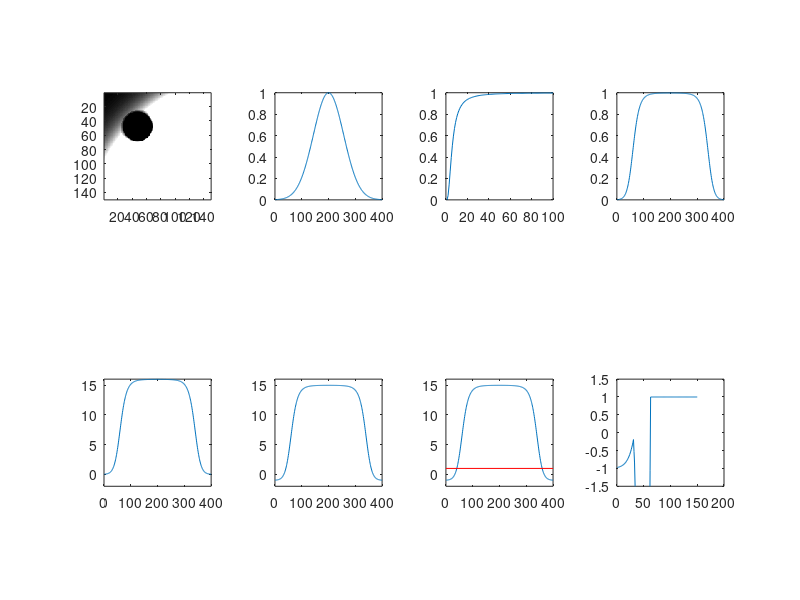

The MATLAB script that drew this image:
%
% 10-9-2013 note save 'sta2' as model V1 cell RF
%
% source: http://www.icn.ucl.ac.uk/courses/MATLAB-Tutorials/Elliot_Freeman/html/gabor_tutorial.html
%close all
clear all

nW = 2; %n of Sun
L50W = .05; %L50 of Sun (originally 0.1) try 0.01
amp = 16; %saturation of Sun (originally 32) try 4.5
ampB=1; %saturation of Linear Venus 
ampBNL=-16; %saturation of Nonlinear Venus (originally -15)
nB =1; %n of Venus
L50B = 0.05; %L50 of Venus

pix_per_deg=18/8; %/8 for Hartley8
s1=linspace(0,2*pi,100);

%%
%============================================
% white Gauss
imSize = 400;    % image size: n X n
lamda = imSize*2*2;     % wavelength (number of pixels per cycle)
theta = 0;    % grating orientation
sigma = 80;    % gaussian standard deviation in pixels
phase = 0.25;    % phase (0 -> 1)
trim = .05;    % trim off gaussian values smaller than this

%%
%=======make linear ramp
X = 1:imSize;             % X is a vector from 1 to imageSize
X0 = (X / imSize) - .5;    % rescale X -> -.5 to .5

%%
%=============Now make a 2D grating
% Start with a 2D ramp use meshgrid to make 2 matrices with ramp values across columns (Xm) or across rows (Ym) respectively

[Xm Ym] = meshgrid(X0, X0);             % 2D matrices
% imagesc( [ Xm Ym ] );                   % display Xm and Ym
% colorbar; axis on                      % add colour bar to see values

%%
%=============Make 2D gaussian blob
s = sigma / imSize;                     % gaussian width as fraction of imageSize
gaussW = exp( -(((Xm.^2)+(Ym.^2)) ./ (2* s^2)) ); % formula for 2D gaussian
curveW = diag(gaussW);
figure(1);subplot(2,4,2); plot(curveW);colormap(gray); axis square;                   % display
%axis on; axis image;     % use gray colormap

%%
%NONLINEARITY gaussW
% nW = 2.2;
% L50W = 0.1;
gaussWNL= (gaussW.^nW)./(L50W^nW+gaussW.^nW);
nonlinear = linspace(0,1,100);
nonlinear = (nonlinear.^nW)./(L50W^nW+nonlinear.^nW);
% curveNL = diag(nonlinear);
subplot(2,4,3); plot(nonlinear);colormap(gray); axis square;
subplot(2,4,4); plot(diag(gaussWNL)); colormap(gray); axis square;
temp = [1 100];
%figure(2);plot(temp.^nW)./(L50W^nW+temp.^nW);% ylim([-2 30]); axis square;

%%
% ==========================================
% black Gauss
% imSize = 48;    % image size: n X n
% lamda = 96*2;     % wavelength (number of pixels per cycle)
% theta = 0;    % grating orientation
sigma = 7;    % gaussian standard deviation in pixels (originally 3)
phase = 0.75;    % phase (0 -> 1)
trim = .05;    % trim off gaussian values smaller than this
x_pos=102; % centr pos =24,24
y_pos=102;

%gaussW=(gaussW*amp)-1;
%gaussWNL=gaussWNL*2;
gaussWNL=(gaussWNL*amp);
curve10 = diag(gaussWNL);
subplot(2,4,5); plot(curve10); axis square;ylim ([-2, 16]);
gaussWNL= gaussWNL -1;
curve = diag(gaussWNL);
subplot(2,4,6);plot(curve); ylim([-2 30]); axis square; ylim([-2,16]);
subplot(2,4,7);plot(curve); ylim([-2 30]); axis square; ylim([-2,16]);
hold on;
plot([0 400],[1 1],'r');
hold off;
% fname=['C:\Users\Tyler\Desktop\Matlab\gaussWNL2.png'];
% saveas(3,fname);
% curveW = diag(gaussW);
% figure(2);plot(curveW); ylim([-2 30]); axis square;
% hold on;
% plot([0 400],[1 1],'r');
% hold off;
% fname=['C:\Users\Tyler\Desktop\Matlab\gaussW2.png'];
% saveas(2,fname);


for i=150:-1:50
%i=55;
x_pos=i; % sim_real1 is 66,83
y_pos=i;
%%
%=======make linear ramp
X = 1:imSize;             % X is a vector from 1 to imageSize
XB = (X / imSize) - .5;    % rescale X -> -.5 to .5
YB= (X / imSize) - .5; 
XB=circshift(XB,[0 x_pos-imSize/2]);
YB=circshift(YB,[0 y_pos-imSize/2]);
%%
%=============Now make a 2D grating
% Start with a 2D ramp use meshgrid to make 2 matrices with ramp values across columns (Xm) or across rows (Ym) respectively

[Xm Ym] = meshgrid(XB, YB);             % 2D matrices
% imagesc( [ Xm Ym ] );   
% imagesc( [ Xm ] );% display Xm and Ym
% colorbar; axis on                      % add colour bar to see values

%%
%=============Make 2D gaussian blob
s = sigma / imSize;                     % gaussian width as fraction of imageSize
gaussB = -exp( -(((Xm.^2)+(Ym.^2)) ./ (2* s^2)) ); % formula for 2D gaussian
ind=find(gaussB>-.0011);
gaussB(ind)=0;
ind=find(gaussB~=0);
gaussB=gaussB*ampB;
curveB = diag(gaussB);
%figure(9);plot(curveB); colormap(gray); %xlim([0 200]);
% gaussB(ind)=gaussB(ind)*-1;
%figure(2);imagesc( gaussB, [-1 1] ); colormap(gray)                       % display
%axis on; axis image;     % use gray colormap

%%
%NONLINEARITY gaussB
% nB = 1;
% L50B = 0.1;
gaussBNL=gaussB.*-1;
gaussBNL= (gaussBNL.^nB)./(L50B^nB+gaussBNL.^nB);
nonlinear = linspace(0,1,100);
nonlinear = (nonlinear.^nB)./(L50B^nB+nonlinear.^nB);
%figure(2);plot(nonlinear); colormap(gray);  
gaussBNL= gaussBNL.*ampBNL;

%%
% amp = 32;
%gaussW=gaussW*2;
% gaussW=(gaussW*amp)-1;
% %gaussWNL=gaussWNL*2;
% gaussWNL=(gaussWNL*amp)-1;
%gaussWNL(gaussWNL>1)=1;
% gaussW=gaussW*3;
gaussWB=gaussW+gaussB;
gaussWNLB = gaussWNL + gaussB;
gaussWNLBNL = gaussWNL + gaussBNL;
gaussWNLBNL = gaussWNLBNL(1:150,1:150);
%curve3 = diag(gaussWNLBNL);
%subplot(1,4,4);drawmat(gaussWNLBNL,.2,.01,10,'r'); axis square;
gaussWNLBNL(gaussWNLBNL>1)=1;
subplot(2,4,8);plot(diag(gaussWNLBNL)); colormap(gray); axis square; ylim([-1.5,1.5]);
gaussWNLBNL(gaussWNLBNL<-1)=-1;

%[BW1 thresh] = edge(interp2(gaussWNLBNL,'spline',8),'canny',[0.04,0.06],0.1); figure(5); clf;ttx=BW1*0+1; imshow(xor(BW1,ttx));
%[BW1 thresh] = edge(gaussWNLBNL,'canny',[0.02,0.06],0.5); subplot(1,4,3); ttx=BW1*0+1; imshow(xor(BW1,ttx));

%[0.02,0.05],0.05
subplot(2,4,1);imagesc( gaussWNLBNL, [-1 1] ); colormap('gray'); axis on; axis image;%axis on; title('White Nonlinear Black Nonlinear');
%hold on; plot([0 400],[0 400],'k--'); hold off;
%subplot(2,4,1);imagesc( gaussWB, [-1 1] ); colormap(gray); axis on; axis image; title('Linear');
%subplot(2,4,2);imagesc( gaussWNLB, [-1 1] ); colormap(gray); axis on; axis image; title('White Nonlinear'); 
%subplot(2,4,3);imagesc( gaussWNLBNL, [-1 1] ); colormap(gray); axis on; axis image; title('White Nonlinear Black Nonlinear');     
% use gray colormap

% subplot(1,3,1);imagesc( gaussWNLBNL, [-1 1] ); colormap(gray); axis on; axis image; title('White Nonlinear Black Nonlinear');  
curve1 = diag(gaussBNL);
curve2 = diag(gaussWNL);
curve3 = diag(gaussWNLBNL);
%figure(10); plot(curve3); %ylim([-2 2]);
% hold on;
% plot([0 400],[1 1],'k--');
% plot([0 400],[-1 -1],'k--');
% %plot([0 400],[0 0],'k');
% hold off;
%subplot(2,4,4);plot(curve1);ylim([-amp amp]);
%subplot(1,3,2);
%figure(5);plot(curve2);ylim([-1 1]); axis square;
% hold on; plot(curve1,'r');
% hold off;
% figure();
% subplot(1,2,2);plot(curve3);ylim([-1.5 1.5]); axis square;
% hold on;
% plot([0 200],[0 0],'b--');
% hold off;
%imwrite(gaussWNLBNL,'simulation.png');
% fname=['C:\Users\Tyler\Desktop\Matlab\aureole\aureole' num2str(i) '.png'];
% saveas(4,fname);
% fname=['C:\Users\Tyler\Desktop\Matlab\combined\combined' num2str(i) '.png'];
% saveas(6,fname);
% fname=['C:\Users\Tyler\Desktop\Matlab\red_blue\red_blue' num2str(i) '.png'];
% saveas(5,fname);
pause();
end
